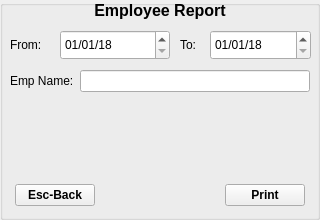
  <widget class="QGroupBox" name="groupBox_Employee_Report">
   <property name="geometry">
    <rect>
     <x>0</x>
     <y>1380</y>
     <width>320</width>
     <height>220</height>
    </rect>
   </property>
   <property name="title">
    <string/>
   </property>
   <widget class="QLabel" name="label_22">
    <property name="geometry">
     <rect>
      <x>0</x>
      <y>0</y>
      <width>320</width>
      <height>20</height>
     </rect>
    </property>
    <property name="font">
     <font>
      <pointsize>12</pointsize>
      <weight>75</weight>
      <bold>true</bold>
     </font>
    </property>
    <property name="text">
     <string>Employee Report</string>
    </property>
    <property name="alignment">
     <set>Qt::AlignCenter</set>
    </property>
   </widget>
   <widget class="QWidget" name="horizontalLayoutWidget_7">
    <property name="geometry">
     <rect>
      <x>10</x>
      <y>180</y>
      <width>300</width>
      <height>30</height>
     </rect>
    </property>
    <layout class="QHBoxLayout" name="horizontalLayout_7">
     <property name="leftMargin">
      <number>5</number>
     </property>
     <property name="rightMargin">
      <number>5</number>
     </property>
     <item>
      <widget class="QPushButton" name="pushButton_esc_7">
       <property name="font">
        <font>
         <weight>75</weight>
         <bold>true</bold>
        </font>
       </property>
       <property name="focusPolicy">
        <enum>Qt::NoFocus</enum>
       </property>
       <property name="text">
        <string>Esc-Back</string>
       </property>
       <property name="autoDefault">
        <bool>true</bool>
       </property>
      </widget>
     </item>
     <item>
      <spacer name="horizontalSpacer_7">
       <property name="orientation">
        <enum>Qt::Horizontal</enum>
       </property>
       <property name="sizeHint" stdset="0">
        <size>
         <width>40</width>
         <height>20</height>
        </size>
       </property>
      </spacer>
     </item>
     <item>
      <widget class="QPushButton" name="pushButton_print_Employee_Report">
       <property name="font">
        <font>
         <weight>75</weight>
         <bold>true</bold>
        </font>
       </property>
       <property name="text">
        <string>Print</string>
       </property>
       <property name="autoDefault">
        <bool>true</bool>
       </property>
      </widget>
     </item>
    </layout>
   </widget>
   <widget class="QLabel" name="label_25">
    <property name="geometry">
     <rect>
      <x>180</x>
      <y>30</y>
      <width>29</width>
      <height>30</height>
     </rect>
    </property>
    <property name="text">
     <string>To:</string>
    </property>
   </widget>
   <widget class="QLabel" name="label_26">
    <property name="geometry">
     <rect>
      <x>10</x>
      <y>30</y>
      <width>49</width>
      <height>30</height>
     </rect>
    </property>
    <property name="text">
     <string>From:</string>
    </property>
   </widget>
   <widget class="QDateEdit" name="dateEdit_from_Employee_Report">
    <property name="geometry">
     <rect>
      <x>60</x>
      <y>30</y>
      <width>110</width>
      <height>30</height>
     </rect>
    </property>
    <property name="minimumDate">
     <date>
      <year>2018</year>
      <month>1</month>
      <day>1</day>
     </date>
    </property>
    <property name="displayFormat">
     <string>dd/MM/yy</string>
    </property>
   </widget>
   <widget class="QDateEdit" name="dateEdit_to_Employee_Report">
    <property name="geometry">
     <rect>
      <x>210</x>
      <y>30</y>
      <width>101</width>
      <height>30</height>
     </rect>
    </property>
    <property name="minimumDate">
     <date>
      <year>2018</year>
      <month>1</month>
      <day>1</day>
     </date>
    </property>
    <property name="displayFormat">
     <string>dd/MM/yy</string>
    </property>
   </widget>
   <widget class="QWidget" name="gridLayoutWidget_5">
    <property name="geometry">
     <rect>
      <x>10</x>
      <y>70</y>
      <width>300</width>
      <height>90</height>
     </rect>
    </property>
    <layout class="QGridLayout" name="gridLayout_5">
     <item row="0" column="1">
      <widget class="QLineEdit" name="lineEdit_name_Employee_Report"/>
     </item>
     <item row="0" column="0">
      <widget class="QLabel" name="label_27">
       <property name="text">
        <string>Emp Name:</string>
       </property>
      </widget>
     </item>
     <item row="1" column="0">
      <spacer name="verticalSpacer_5">
       <property name="orientation">
        <enum>Qt::Vertical</enum>
       </property>
       <property name="sizeHint" stdset="0">
        <size>
         <width>20</width>
         <height>40</height>
        </size>
       </property>
      </spacer>
     </item>
    </layout>
   </widget>
  </widget>
